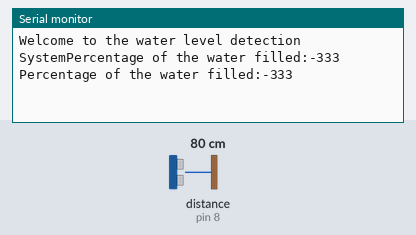
This sketch was run on a simulated Arduino Uno, built with avr-gcc and run on an emulated ATmega328P. Shown: the last lines printed to the serial monitor. Wiring (inferred from the names in the program): ultrasonic range finder: trigger pin 7; echo pin 8. The inputs (shaded band) are chosen by the test bench; at power-on: distance to the obstacle (sensor on pin 8) 80 cm. The echo pulse lasts 58.3 µs per cm.

Above: at 1.8 s.
1.9 s: distance to the obstacle (sensor on pin 8) set to 2 cm
At 2.8 s:
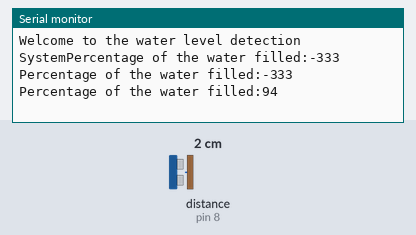
3.4 s: distance to the obstacle (sensor on pin 8) set to 4 cm
At 4.8 s:
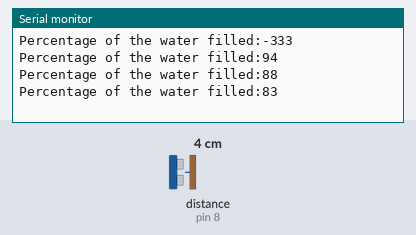
Timing chart, 0 to 6.4 s (numbered marks = the images above; inputs shaded):
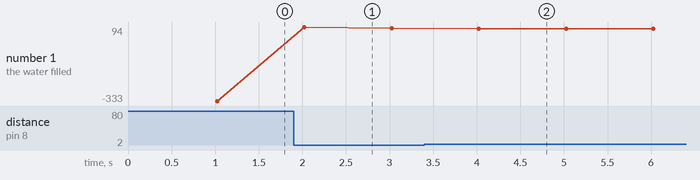

Measured:
- after the input at 1.9 s, the serial monitor: prints a new line after 0.12 s (image 1)
- after the input at 3.4 s, the serial monitor: prints a new line after 0.62 s (image 2)
- plotted number 1: -333 → 88 after the input at 1.9 s, 88 → 83 after the input at 3.4 s

The sketch:

distance_measuring_device.ino
```cpp
const int trigPin = 7;
const int echoPin = 8;
long duration;
int distanceCm1;
int distanceCm;
int d;
int e;
void setup() {
pinMode(trigPin, OUTPUT);
pinMode(echoPin, INPUT);
Serial.begin(9600);
Serial.print("Welcome to the water level detection System");
}
void loop() {
digitalWrite(trigPin, LOW);
delayMicroseconds(2);
digitalWrite(trigPin, HIGH);
delayMicroseconds(10);
digitalWrite(trigPin, LOW);
duration = pulseIn(echoPin, HIGH);
distanceCm1=18;
distanceCm= duration*0.034/2;
d=distanceCm1-distanceCm;
e=d*100/distanceCm1;
Serial.print("Percentage of the water filled:");
Serial.println(e);
delay(1000);
}
```
